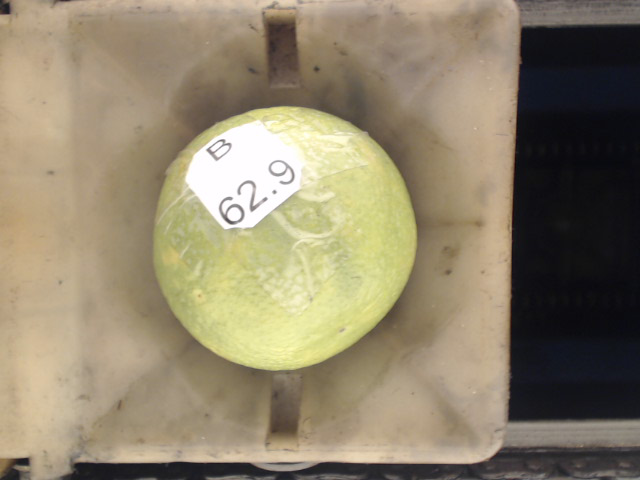
#> input picture imageProc/pics Final/1.bmp, 640 x 480 px; its folder holds only this picture in this run
$ python radFinder.py   (older library calls are emulated)
#> lines starting #> are read from the running program, lines starting #| are printed output that depends on the picture; after the words box and inside, x2 and y2 are one past the last pixel; in counts of white or black regions, pixels touching at a corner belong together
import time
import cv2
import numpy as np
import os

all = os.listdir()
all = [f for f in all if f[-1]=='p']
all.sort()

# [4 lines left out: function showImage, not called in this run]

def distCalc(pt1,pt2):
	x1,y1 = pt1
	x2,y2 = pt2
	dist = (((y2-y1)**2)+((x2-x1)**2))**0.5
	return dist

def minVarRadius(cont, toShowImg, verbosity=0):
	image = toShowImg.copy()
	M=cv2.moments(cont)
	cx = M['m10']/M['m00']
	cy = M['m01']/M['m00']
	dx=0
	dy=0
	counter = 0
	if(verbosity>0):
		print("START of center finding")
	while True:
		centroid =(cx+dx,cy+dy)
		cx =centroid[0]
		cy=centroid[1]
		sumRad = 0
		minRadpt = cont[0][0]
		allRad = []
		for i in range(0,len(cont)):
			allRad.append(distCalc(centroid,cont[i][0]))
			sumRad = sumRad + allRad[i]
			if(allRad[i]<distCalc(centroid,minRadpt)):
				minRadpt=cont[i][0]
		std = np.std(allRad)
		if(verbosity>0):
			image = toShowImg.copy()
			cv2.circle(image, (int(centroid[0]),int(centroid[1])), 2, (0,0,255), 2)
			cv2.circle(image, (int(minRadpt[0]),int(minRadpt[1])), 2, (255,0,0), 2)
			showImage(image)
			print(std)

		if(std<7):
			if(verbosity>0):
				print("END")
				time.sleep(3)
			rad = sumRad/len(cont)
			return rad,std
		else:
			dx = 1*std*np.sin(np.arctan2((centroid[0]-minRadpt[0]),(centroid[1]-minRadpt[1])))
			dy = 1*std*np.cos(np.arctan2((centroid[0]-minRadpt[0]),(centroid[1]-minRadpt[1])))
		counter+=1
		if(counter>15):
			if(verbosity>0):
				print("Counter Exceeded. Ending with radius ZERO.")
			return 0,0

def radFinder(image, verbosity=0):
	"""Given an image of a fruit, it finds the center of the fruit and its radius."""
#> called with verbosity = 0
	image_bw = cv2.cvtColor(image.copy(), cv2.COLOR_BGR2GRAY)
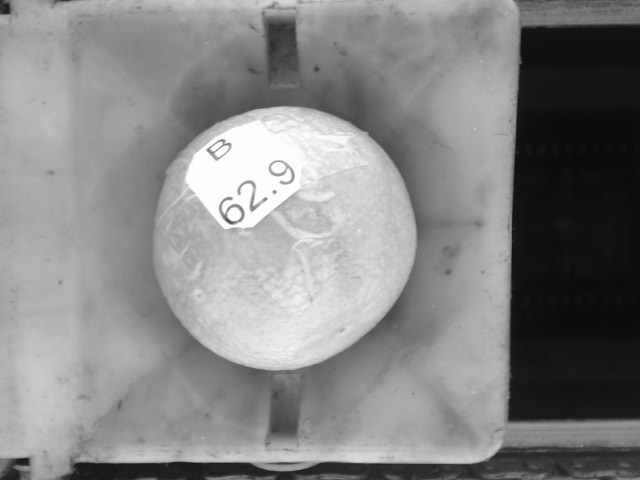
#> image_bw: shape (480, 640); min 9, max 255, mean 133.3
	th1 = cv2.adaptiveThreshold(image_bw.copy(), 255, cv2.ADAPTIVE_THRESH_GAUSSIAN_C, cv2.THRESH_BINARY_INV, 11, 2)
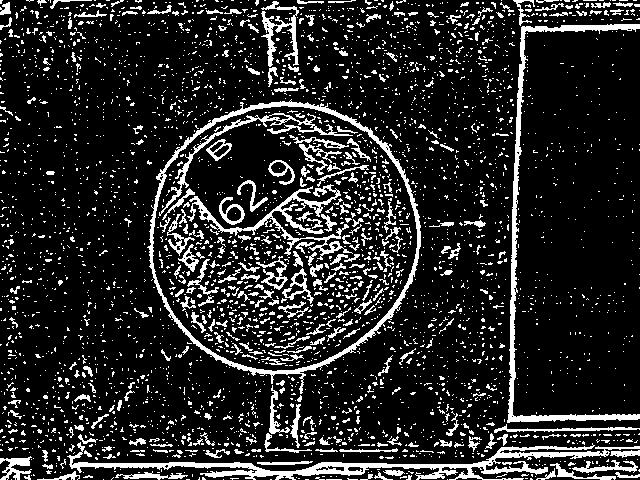
#> th1: shape (480, 640); 14.9% white; 3625 white regions (3312 under 20 px), largest, box (x1, y1, x2, y2) and area: (67, 442, 640, 480) 4449, (147, 99, 421, 394) 3832, (507, 24, 640, 423) 3262
	image_copy = image.copy()
#> image_copy is the input picture: shape (480, 640, 3); mean B, G, R 108.6, 132.7, 144

	radMax = 0
	dpMax =0
	for dp in range(1,10,1):
		if(verbosity>1):
			image = image_copy.copy()
		circ = cv2.HoughCircles(image_bw.copy(), cv2.HOUGH_GRADIENT, dp, minDist = 400, minRadius=100)
		if(circ is not None):
			for c in circ:
				x,y,r =c[0].astype("int")
				if(radMax<r):
					radMax=r
					dpMax=dp
				if(verbosity>1):
					print(dp)
					cv2.circle(image,(x,y),r,(0,255,0),2)
					showImage(image,title=str(dp),waitTime=500)
		else:
			if(verbosity>1):
				print("Helllo",dp)
#> this loop made 9 passes
#> circ on passes 2, 3, 4, 5, 6, 8: [[287, 233, 127.4]], [[277.5, 241.5, 127], [637.5, 49.5, 372.1]], [[282, 238, 130.8], [606, 478, 453.6], [638, 30, 373.2]], [[282.5, 237.5, 134], [637.5, 47.5, 373]], [[279, 237, 133], [639, 45, 372.4], [603, 477, 455.2]], [[284, 236, 130.4], [636, 36, 371.2], [636, 476, 472.8]]
#> after the loop, dpMax = 9; radMax = 182
	if(verbosity>1):
		image = image_copy.copy()

	circ = cv2.HoughCircles(image_bw.copy(), cv2.HOUGH_GRADIENT, dpMax, minDist = 400, minRadius=100)
	if(circ is not None):
		x,y,r = circ[0,0].astype("int")
#> x = 328; y = 301; r = 182
		mask = np.zeros(th1.shape)
		for i in range(0,th1.shape[0]):
			for j in range(0,th1.shape[1]):
				dx = i-y
				dy = j-x
				mask[i,j]= ((dx**2)+(dy**2))<=(r+20)**2
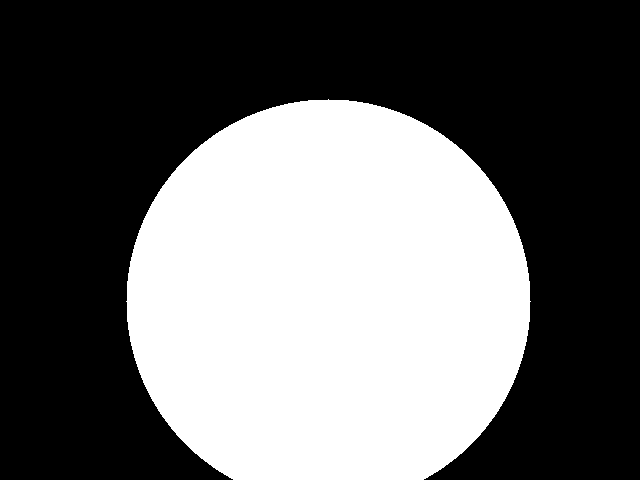
#> mask: shape (480, 640) float64; values 0 (black) and 1 (white), 40.7% white; 1 white region, box (x1, y1, x2, y2) and area: (126, 99, 531, 480) 125163
				#mask[i,j]= mask[i,j]*(((dx**2)+(dy**2))>=(r-20)**2)  #Untested but should work better
		ans = np.multiply(th1,mask)
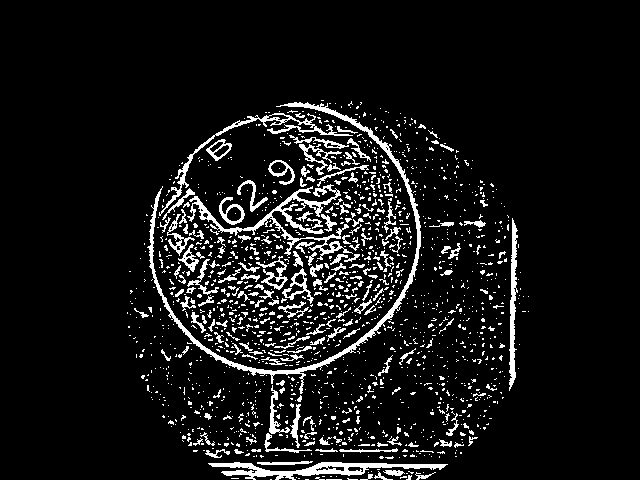
#> ans: shape (480, 640) float64; 8.3% white in thin lines or dots, all inside (x1, y1, x2, y2) = (127, 100, 529, 480)

		if(verbosity>0):
			showImage(ans, title="Masked image", waitTime=5000)

		ans_scaled = cv2.convertScaleAbs(ans.copy())
		a,cnts,b=cv2.findContours(ans_scaled.copy(),cv2.RETR_LIST,cv2.CHAIN_APPROX_SIMPLE)
#> cnts = 1666 contours, 1550 with area under 20; largest, box (x1, y1, x2, y2) and area: (147, 102, 421, 394) 2310, (208, 462, 448, 480) 1444, (187, 184, 353, 260) 1367, (159, 113, 353, 216) 776, (509, 218, 518, 391) 634; b = 1666 rows, first 6: [1, -1, -1, -1], [2, 0, -1, -1], [3, 1, -1, -1], [4, 2, -1, -1], [5, 3, -1, -1], [6, 4, -1, -1]
		max_area=0
		for c in cnts:
		    area=cv2.contourArea(c)
		    if area>max_area:
		        max_area=area
		        best_cnt=c
#> this loop made 1666 passes
#> (area, max_area) on passes 19, 25, 27, 31, 1664: (31, 31), (66, 66), (70.5, 70.5), (1444, 1444), (2310.5, 2310.5)
#> area on passes 23, 28, 30, 32: 26.5, 34.5, 60.5, 93.5
#> after the loop, best_cnt = contour of 955 points, box (x1, y1, x2, y2) (147, 102, 421, 394), area 2310; max_area = 2310.5
		areaNormal=cv2.contourArea(best_cnt)
#> areaNormal = 2310.5
		cv2.drawContours(image,[best_cnt],-1,(0,255,0),2)
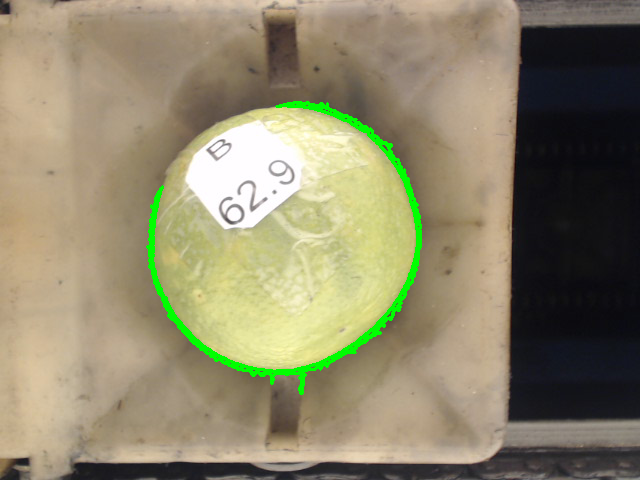
#> image: shape (480, 640, 3); 1.64% of pixels changed, all inside (x1, y1, x2, y2) = (146, 101, 422, 395)
		radAreaNormal=(areaNormal/3.14159)**0.5
#> radAreaNormal = 27.12
		radPtsNormal, stdDevNormal = minVarRadius(best_cnt, image, verbosity)
#> in minVarRadius, `M=cv2.moments(cont)`: M = moments, m00 2310.5, centre m10/m00, m01/m00 = (306.9, 264.2)
#> in minVarRadius, `cx = M['m10']/M['m00']`: cx = 306.9
#> in minVarRadius, `cy = M['m01']/M['m00']`: cy = 264.2
#> the loop in minVarRadius, `while True:` made 3 passes
#> (cx, cy) on pass 1: (306.9, 264.2)
		radPtsNormal = radPtsNormal - (stdDevNormal/2)
		image = image_copy.copy()

		closing = cv2.morphologyEx(ans.copy(), cv2.MORPH_CLOSE, np.ones((3,3),np.uint8))
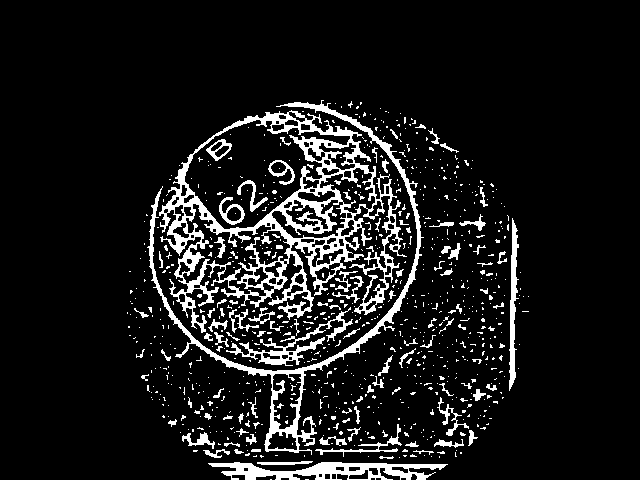
#> closing: shape (480, 640) float64; 10% white; 821 white regions (715 under 20 px), largest, box (x1, y1, x2, y2) and area: (159, 110, 407, 333) 12735, (147, 100, 424, 455) 4610, (208, 462, 448, 480) 2281
		closing = cv2.convertScaleAbs(closing)
		a,cnts,b=cv2.findContours(closing.copy(),cv2.RETR_LIST,cv2.CHAIN_APPROX_SIMPLE)
		max_area=0
		for c in cnts:
		    area=cv2.contourArea(c)
		    if area>max_area:
		        max_area=area
		        best_cnt=c
#> this loop made 919 passes
#> c on passes 1, 2, 14: [[305, 479], [308, 479]], [[270, 479], [271, 479]], [[399, 457]]

		areaClosed=cv2.contourArea(best_cnt)
		cv2.drawContours(image,[best_cnt],-1,(0,255,0),2)
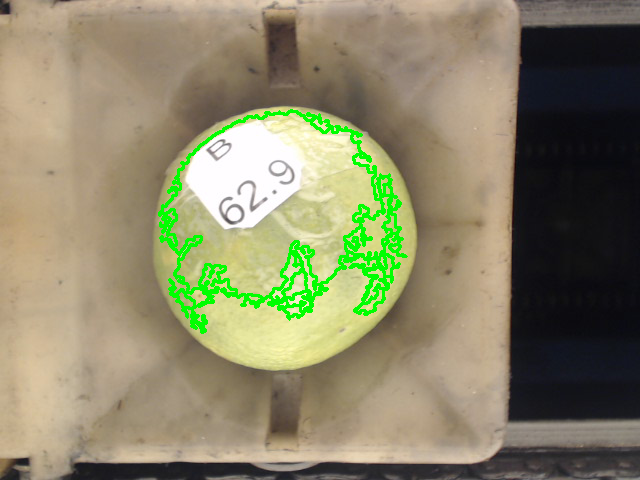
#> image: shape (480, 640, 3); 3.03% of pixels changed, all inside (x1, y1, x2, y2) = (158, 109, 408, 334)
		radAreaClosed=(areaClosed/3.14159)**0.5
		radPtsClosed, stdDevClosed = minVarRadius(best_cnt, image, verbosity)
		radPtsClosed = radPtsClosed - (stdDevClosed/2)
		image = image_copy.copy()

		if(verbosity>0):
			print("radAreaNormal is",radAreaNormal)
			print("radAreaClosed is",radAreaClosed)
			print("radPtsNormal is",radPtsNormal)
			print("radPtsCent is",radPtsClosed)
			print("stdDecNormal is",stdDevNormal)
			print("stdDevClosed is",stdDevClosed)

		radii = [radAreaNormal, radAreaClosed, radPtsNormal, radPtsClosed]
		radii = [f for f in radii if f>100]
		if(len(radii)>0):
			cv2.destroyAllWindows()
			return np.mean(radii)
		else:
			cv2.destroyAllWindows()
			return -2.2
	else:
		cv2.destroyAllWindows()
		return -2.2

if __name__=='__main__':
	allRadii=[]
	allTimes=[]
	for f in all:
		aaa = time.time()
		radius = radFinder(cv2.imread(f),0)
		allTimes.append(time.time()-aaa)
		allRadii.append((radius/2.2, f))
		print(f)

$ run again, on imageProc/pics Final/13.bmp
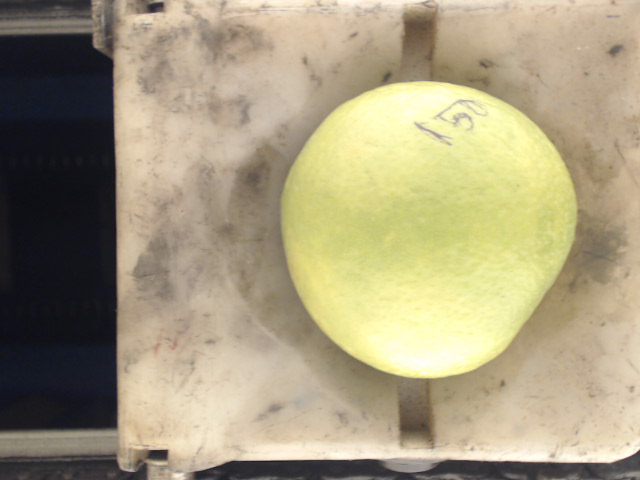
#> input picture imageProc/pics Final/13.bmp, 640 x 480 px
#> in radFinder, `th1 = cv2.adaptiveThreshold(image_bw.copy(), 255, cv2.ADAPTIVE_THRESH_..`:
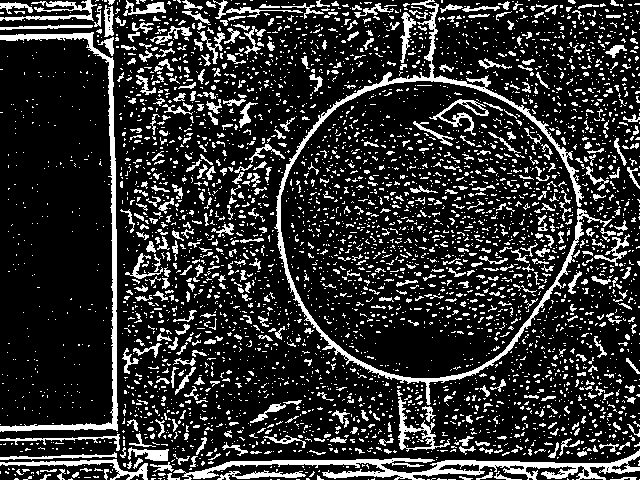
#> th1: shape (480, 640); 18.9% white; 4269 white regions (3754 under 20 px), largest, box (x1, y1, x2, y2) and area: (274, 0, 612, 405) 5076, (173, 449, 640, 480) 3958, (0, 32, 118, 432) 3066
#> in radFinder, image_copy is the input picture: shape (480, 640, 3); mean B, G, R 126.6, 156.2, 166.7
#> the loop in radFinder, `for dp in range(1,10,1):` made 9 passes
#> circ on passes 2, 3, 4, 6, 7, 8: [[431, 229, 147.4]], [[430.5, 229.5, 148.6], [28.5, 244.5, 217.9]], [[430, 230, 146.8], [70, 54, 404.4], [114, 478, 463.2]], [[339, 243, 238]], [[304.5, 241.5, 235.8], [626.5, 479.5, 204.3]], [[428, 228, 148.8], [68, 44, 415.2], [92, 460, 441.6]]
#> after the loop in radFinder, `for dp in range(1,10,1):`: dpMax = 9; radMax = 239
#> x = 283; y = 247; r = 239
#> ans: shape (480, 640) float64; 12.3% white in thin lines or dots, all inside (x1, y1, x2, y2) = (31, 0, 542, 480)
#> cnts = 3037 contours, 2881 with area under 20; largest, box (x1, y1, x2, y2) and area: (274, 36, 535, 405) 2542, (94, 57, 118, 431) 1518, (173, 458, 432, 480) 1364, (398, 397, 450, 452) 828, (429, 99, 489, 136) 432
#> the loop in radFinder, `for c in cnts:` made 3037 passes
#> (area, max_area) on passes 15, 25, 46, 2808, 2915: (23.5, 23.5), (286.5, 286.5), (1364, 1364), (1518, 1518), (2542, 2542)
#> after the loop in radFinder, `for c in cnts:`: best_cnt = contour of 943 points, box (x1, y1, x2, y2) (274, 36, 535, 405), area 2542; max_area = 2542
#> radAreaNormal = 28.45
#> M = moments, m00 2542, centre m10/m00, m01/m00 = (377.9, 230.4)
#> in minVarRadius, `cx = M['m10']/M['m00']`: cx = 377.9
#> in minVarRadius, `cy = M['m01']/M['m00']`: cy = 230.4
#> the loop in minVarRadius, `while True:` made 16 passes
#> (cx, cy) on pass 1: (377.9, 230.4)
#> the loop in radFinder, `for c in cnts:` made 1770 passes
#> c on passes 4, 12, 13: [[319, 470], [318, 471], [319, 471]], [[199, 458], [200, 458]], [[312, 455]]
#> in radFinder, `cv2.drawContours(image,[best_cnt],-1,(0,255,0),2)`:
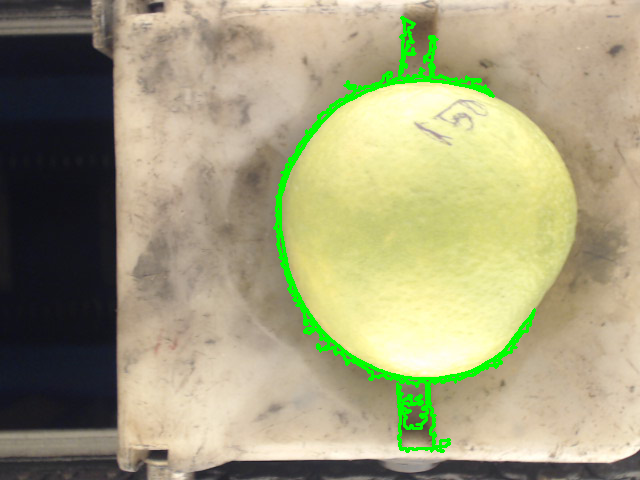
#> image: shape (480, 640, 3); 2.42% of pixels changed, all inside (x1, y1, x2, y2) = (273, 16, 536, 453)

$ run again, on imageProc/pics Final/14.bmp
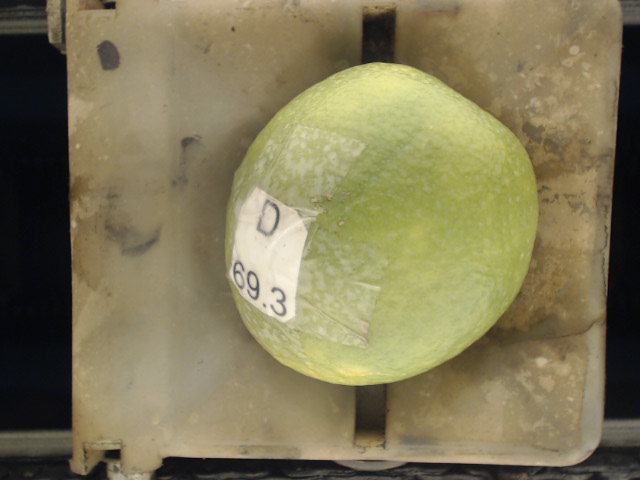
#> input picture imageProc/pics Final/14.bmp, 640 x 480 px
#> in radFinder, `th1 = cv2.adaptiveThreshold(image_bw.copy(), 255, cv2.ADAPTIVE_THRESH_..`:
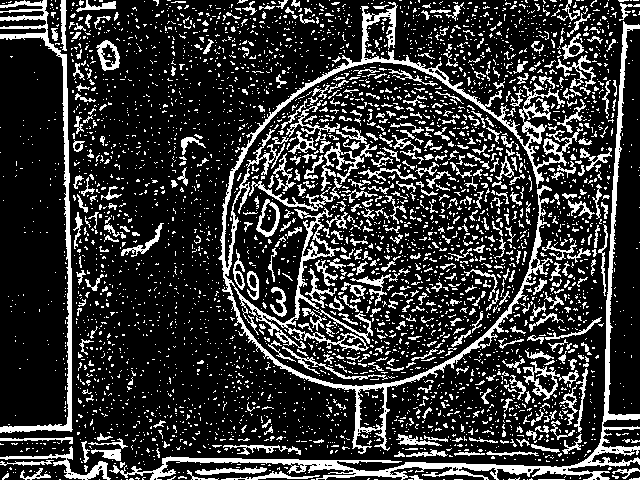
#> th1: shape (480, 640); 20.9% white in thin lines or dots
#> in radFinder, image_copy is the input picture: shape (480, 640, 3); mean B, G, R 87.7, 121.3, 129.2
#> the loop in radFinder, `for dp in range(1,10,1):` made 9 passes
#> circ on passes 2 to 8: [[379, 225, 151.2]], [[382.5, 223.5, 151.9], [10.5, 388.5, 356.8]], [[386, 218, 152], [14, 386, 351.6]], [[387.5, 217.5, 149.5], [12.5, 387.5, 356]], [[387, 219, 153.4], [15, 387, 352.6]], [[388.5, 220.5, 150.4], [10.5, 388.5, 358.3]], [[388, 220, 151.2], [12, 388, 353.6]]
#> after the loop in radFinder, `for dp in range(1,10,1):`: dpMax = 6; radMax = 153
#> in radFinder, `circ = cv2.HoughCircles(image_bw.copy(), cv2.HOUGH_GRADIENT, dpMax, mi..`: circ = [[387, 219, 153.4], [15, 387, 352.6]]
#> x = 387; y = 219; r = 153
#> ans: shape (480, 640) float64; 8.8% white in thin lines or dots, all inside (x1, y1, x2, y2) = (215, 47, 560, 392)
#> cnts = 1411 contours, 1280 with area under 20; largest, box (x1, y1, x2, y2) and area: (219, 48, 551, 351) 4484, (335, 185, 553, 392) 1342, (256, 199, 280, 237) 550, (321, 142, 377, 191) 476, (249, 178, 342, 211) 330; b = 1411 rows, first 6: [1, -1, -1, -1], [2, 0, -1, -1], [3, 1, -1, -1], [4, 2, -1, -1], [5, 3, -1, -1], [6, 4, -1, -1]
#> the loop in radFinder, `for c in cnts:` made 1411 passes
#> (area, max_area) on passes 42, 107, 123, 419, 439, 689, 801, 824: (21.5, 21.5), (31, 31), (195.5, 195.5), (204, 204), (222.5, 222.5), (310, 310), (327, 327), (550, 550)
#> after the loop in radFinder, `for c in cnts:`: best_cnt = contour of 2113 points, box (x1, y1, x2, y2) (219, 48, 551, 351), area 4484; max_area = 4484.5
#> radAreaNormal = 37.78
#> M = moments, m00 4484.5, centre m10/m00, m01/m00 = (335.1, 200.4)
#> in minVarRadius, `cx = M['m10']/M['m00']`: cx = 335.1
#> in minVarRadius, `cy = M['m01']/M['m00']`: cy = 200.4
#> the loop in minVarRadius, `while True:` made 16 passes
#> (cx, cy) on pass 1: (335.1, 200.4)
#> the loop in radFinder, `for c in cnts:` made 620 passes
#> c on passes 1, 3, 4: [[403, 388], [403, 391], [404, 391], [404, 388]], [[407, 387]], [[439, 384]]
#> in radFinder, `cv2.drawContours(image,[best_cnt],-1,(0,255,0),2)`:
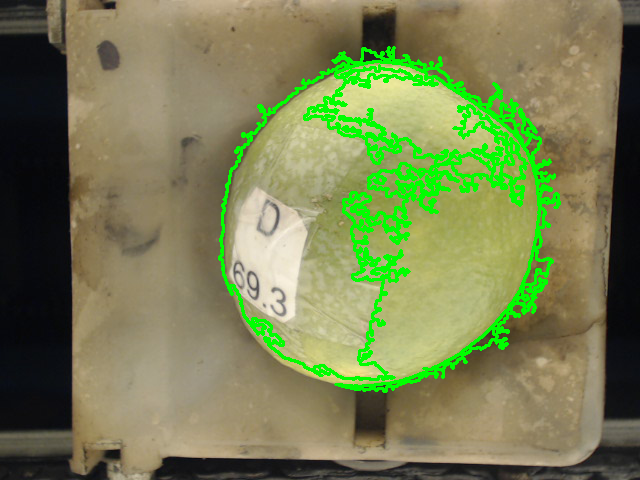
#> image: shape (480, 640, 3); 6.46% of pixels changed, all inside (x1, y1, x2, y2) = (218, 46, 561, 393)

$ run again, on imageProc/pics Final/15.bmp
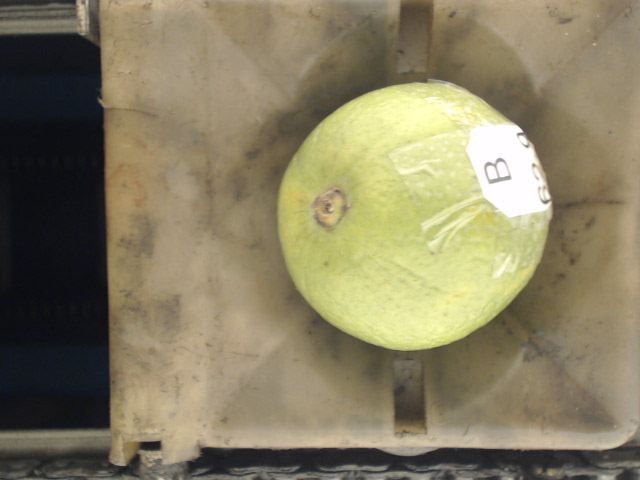
#> input picture imageProc/pics Final/15.bmp, 640 x 480 px
#> th1: shape (480, 640); 18.3% white; 4166 white regions (3740 under 20 px), largest, box (x1, y1, x2, y2) and area: (194, 421, 640, 480) 4974, (270, 73, 626, 366) 4564, (0, 0, 161, 431) 3317
#> in radFinder, image_copy is the input picture: shape (480, 640, 3); mean B, G, R 98.5, 126.8, 135.3
#> the loop in radFinder, `for dp in range(1,10,1):` made 9 passes
#> circ on passes 2, 3, 4, 6, 8, 9: [[411, 219, 133.2]], [[409.5, 217.5, 130.9], [40.5, 37.5, 439.9]], [[410, 218, 130], [50, 26, 452.8], [86, 474, 469.6]], [[261, 207, 270.4], [621, 387, 227.2]], [[412, 212, 135.2], [52, 20, 459.2], [76, 444, 436.8]], [[247.5, 220.5, 255.7], [634.5, 355.5, 228.7]]
#> after the loop in radFinder, `for dp in range(1,10,1):`: dpMax = 6; radMax = 270
#> in radFinder, `circ = cv2.HoughCircles(image_bw.copy(), cv2.HOUGH_GRADIENT, dpMax, mi..`: circ = [[261, 207, 270.4], [621, 387, 227.2]]
#> x = 261; y = 207; r = 270
#> ans: shape (480, 640) float64; 13.7% white; 3162 white regions (2808 under 20 px), largest, box (x1, y1, x2, y2) and area: (270, 73, 551, 366) 3986, (26, 0, 161, 430) 2789, (194, 439, 410, 468) 1251
#> ans_scaled: shape (480, 640); 13.7% white; 3162 white regions (2808 under 20 px)
#> cnts = 3277 contours, 3108 with area under 20; largest, box (x1, y1, x2, y2) and area: (270, 73, 551, 366) 3066, (26, 0, 161, 430) 2160, (194, 439, 410, 468) 1050, (424, 197, 499, 256) 578, (368, 138, 443, 187) 546
#> the loop in radFinder, `for c in cnts:` made 3277 passes
#> (area, max_area) on passes 24, 28, 35, 36, 104, 109, 2737: (174, 174), (258, 258), (265.5, 265.5), (303, 303), (508.5, 508.5), (1049.5, 1049.5), (3065.5, 3065.5)
#> after the loop in radFinder, `for c in cnts:`: best_cnt = contour of 1136 points, box (x1, y1, x2, y2) (270, 73, 551, 366), area 3066; max_area = 3065.5
#> radAreaNormal = 31.24
#> M = moments, m00 3065.5, centre m10/m00, m01/m00 = (407.9, 211.2)
#> in minVarRadius, `cx = M['m10']/M['m00']`: cx = 407.9
#> in minVarRadius, `cy = M['m01']/M['m00']`: cy = 211.2
#> the loop in minVarRadius, `while True:` made 1 pass
#> (cx, cy) on pass 1: (407.9, 211.2)
#> the loop in radFinder, `for c in cnts:` made 1966 passes
#> c on passes 1, 12, 13: [[242, 479], [245, 479]], [[217, 461], [218, 461]], [[179, 457], [180, 457]]
#> in radFinder, `cv2.drawContours(image,[best_cnt],-1,(0,255,0),2)`:
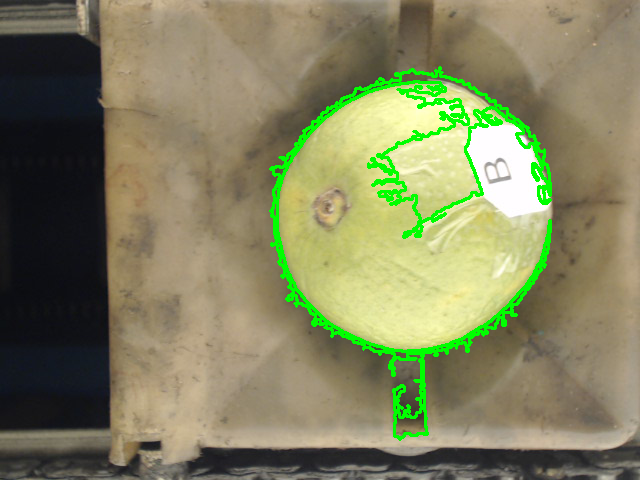
#> image: shape (480, 640, 3); 3.63% of pixels changed, all inside (x1, y1, x2, y2) = (269, 66, 552, 441)
